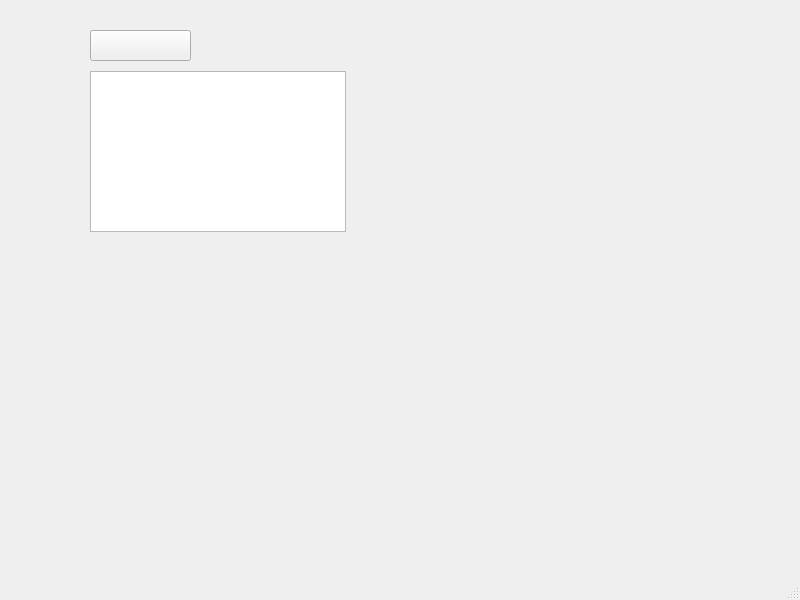
<?xml version="1.0" encoding="UTF-8"?>
<ui version="4.0">
 <class>MainWindow</class>
 <widget class="QMainWindow" name="MainWindow">
  <property name="geometry">
   <rect>
    <x>0</x>
    <y>0</y>
    <width>800</width>
    <height>600</height>
   </rect>
  </property>
  <property name="windowTitle">
   <string>MainWindow</string>
  </property>
  <widget class="QWidget" name="centralwidget">
   <widget class="QTableView" name="tableView">
    <property name="geometry">
     <rect>
      <x>90</x>
      <y>71</y>
      <width>256</width>
      <height>161</height>
     </rect>
    </property>
   </widget>
   <widget class="QPushButton" name="pushButton">
    <property name="geometry">
     <rect>
      <x>90</x>
      <y>30</y>
      <width>101</width>
      <height>31</height>
     </rect>
    </property>
    <property name="text">
     <string/>
    </property>
   </widget>
  </widget>
  <widget class="QMenuBar" name="menubar">
   <property name="geometry">
    <rect>
     <x>0</x>
     <y>0</y>
     <width>800</width>
     <height>18</height>
    </rect>
   </property>
  </widget>
  <widget class="QStatusBar" name="statusbar"/>
 </widget>
 <resources/>
 <connections/>
</ui>
